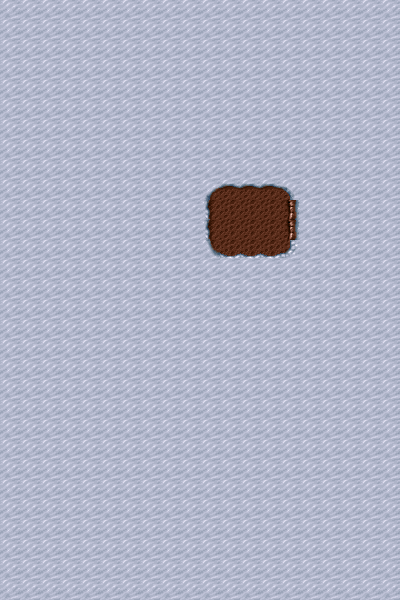

Tiled map render using the project's own tile images. Description and the whole map definition, tile-layer contents included, below:
An orthogonal 20x30 tile map with 20x20 px tiles, 1 tile layer (Tile Layer 1).

<map version="1.0" orientation="orthogonal" width="20" height="30" tilewidth="20" tileheight="20">
 <tileset firstgid="1" name="terrain" tilewidth="20" tileheight="20">
  <image source="tilesets/hard_vacuum/terrain.png" trans="008a76" width="261" height="7580" />
  <tile id="80">
   <properties>
    <property name="test" value="1" />
   </properties>
  </tile>
  <tile id="288">
   <properties>
    <property name="height" value="-1" />
   </properties>
  </tile>
  <tile id="312">
   <properties>
    <property name="height" value="-1" />
   </properties>
  </tile>
  <tile id="314">
   <properties>
    <property name="height" value="-1" />
   </properties>
  </tile>
  <tile id="316">
   <properties>
    <property name="height" value="-1" />
   </properties>
  </tile>
  <tile id="340">
   <properties>
    <property name="height" value="-1" />
   </properties>
  </tile>
  <tile id="366">
   <properties>
    <property name="height" value="-1" />
   </properties>
  </tile>
  <tile id="368">
   <properties>
    <property name="height" value="-1" />
   </properties>
  </tile>
  <tile id="394">
   <properties>
    <property name="height" value="-1" />
   </properties>
  </tile>
  <tile id="470">
   <properties>
    <property name="barrier" value="1" />
   </properties>
  </tile>
  <tile id="494">
   <properties>
    <property name="barrier" value="1" />
   </properties>
  </tile>
  <tile id="496">
   <properties>
    <property name="height" value="-1" />
   </properties>
  </tile>
  <tile id="498">
   <properties>
    <property name="barrier" value="1" />
   </properties>
  </tile>
  <tile id="522">
   <properties>
    <property name="barrier" value="1" />
   </properties>
  </tile>
 </tileset>
 <layer name="Tile Layer 1" width="20" height="30">
  <data encoding="csv">
573,573,573,573,573,573,573,573,573,573,573,573,573,573,573,573,573,573,573,573,
573,573,573,573,573,573,573,573,573,573,573,573,573,573,573,573,573,573,573,573,
573,573,573,573,573,573,573,573,573,573,573,573,573,573,573,573,573,573,573,573,
573,573,573,573,573,573,573,573,573,573,573,573,573,573,573,573,573,573,573,573,
573,573,573,573,573,573,573,573,573,573,573,573,573,573,573,573,573,573,573,573,
573,573,573,573,573,573,573,573,573,573,573,573,573,573,573,573,573,573,573,573,
573,573,573,573,573,573,573,573,573,573,573,573,573,573,573,573,573,573,573,573,
573,573,573,573,573,573,573,573,573,573,573,573,573,573,573,573,573,573,573,573,
573,573,573,573,573,573,573,573,573,573,573,573,573,573,573,573,573,573,573,573,
573,573,573,573,573,573,573,573,573,573,287,289,289,289,291,573,573,573,573,573,
573,573,573,573,573,573,573,573,573,573,313,315,315,315,499,573,573,573,573,573,
573,573,573,573,573,573,573,573,573,573,313,315,315,315,499,573,573,573,573,573,
573,573,573,573,573,573,573,573,573,573,339,341,341,341,343,573,573,573,573,573,
573,573,573,573,573,573,573,573,573,573,573,573,573,573,573,573,573,573,573,573,
573,573,573,573,573,573,573,573,573,573,573,573,573,573,573,573,573,573,573,573,
573,573,573,573,573,573,573,573,573,573,573,573,573,573,573,573,573,573,573,573,
573,573,573,573,573,573,573,573,573,573,573,573,573,573,573,573,573,573,573,573,
573,573,573,573,573,573,573,573,573,573,573,573,573,573,573,573,573,573,573,573,
573,573,573,573,573,573,573,573,573,573,573,573,573,573,573,573,573,573,573,573,
573,573,573,573,573,573,573,573,573,573,573,573,573,573,573,573,573,573,573,573,
573,573,573,573,573,573,573,573,573,573,573,573,573,573,573,573,573,573,573,573,
573,573,573,573,573,573,573,573,573,573,573,573,573,573,573,573,573,573,573,573,
573,573,573,573,573,573,573,573,573,573,573,573,573,573,573,573,573,573,573,573,
573,573,573,573,573,573,573,573,573,573,573,573,573,573,573,573,573,573,573,573,
573,573,573,573,573,573,573,573,573,573,573,573,573,573,573,573,573,573,573,573,
573,573,573,573,573,573,573,573,573,573,573,573,573,573,573,573,573,573,573,573,
573,573,573,573,573,573,573,573,573,573,573,573,573,573,573,573,573,573,573,573,
573,573,573,573,573,573,573,573,573,573,573,573,573,573,573,573,573,573,573,573,
573,573,573,573,573,573,573,573,573,573,573,573,573,573,573,573,573,573,573,573,
573,573,573,573,573,573,573,573,573,573,573,573,573,573,573,573,573,573,573,573
</data>
 </layer>
</map>